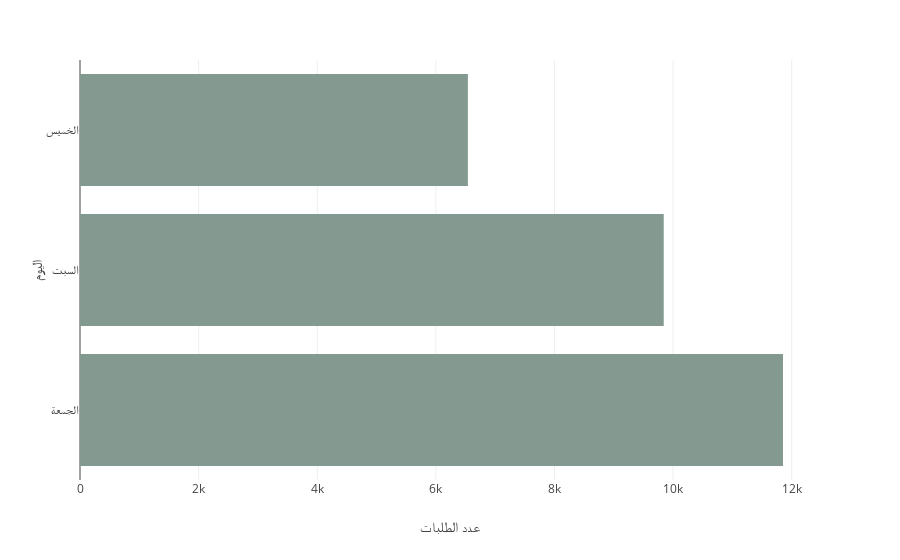

The notebook cell saved with this chart:
### Code cell
period_counts = weekend['اليوم'].value_counts().reset_index()
period_counts.columns = ['اليوم' , 'عدد الطلبات']

fig = px.bar(
    period_counts, x='عدد الطلبات' , y='اليوم' , orientation='h' ,    color_discrete_sequence = ['#849a90']

)
fig

### Figure 1 — Plotly figure (JSON) as saved in the notebook; plotly's stock layout.template omitted (floating-point values rounded to 4 significant figures)
{"data": [{"alignmentgroup": "True", "hovertemplate": "عدد الطلبات=%{x}<br>اليوم=%{y}<extra></extra>", "legendgroup": "", "marker": {"color": "#849a90", "pattern": {"shape": ""}}, "name": "", "offsetgroup": "", "orientation": "h", "showlegend": false, "textposition": "auto", "type": "bar", "x": [11853, 9842, 6540], "xaxis": "x", "y": ["الجمعة", "السبت", "الخميس"], "yaxis": "y"}], "layout": {"barmode": "relative", "legend": {"tracegroupgap": 0}, "margin": {"t": 60}, "xaxis": {"anchor": "y", "domain": [0, 1], "title": {"text": "عدد الطلبات"}}, "yaxis": {"anchor": "x", "domain": [0, 1], "title": {"text": "اليوم"}}}}
